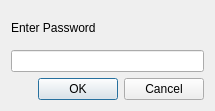
<?xml version="1.0" encoding="UTF-8"?>
<ui version="4.0">
 <class>PasswordInput</class>
 <widget class="QDialog" name="PasswordInput">
  <property name="geometry">
   <rect>
    <x>0</x>
    <y>0</y>
    <width>215</width>
    <height>111</height>
   </rect>
  </property>
  <property name="windowTitle">
   <string>Password</string>
  </property>
  <layout class="QVBoxLayout" name="verticalLayout">
   <item>
    <widget class="QLabel" name="label">
     <property name="text">
      <string>Enter Password</string>
     </property>
    </widget>
   </item>
   <item>
    <widget class="QLineEdit" name="passwordLineEdit">
     <property name="echoMode">
      <enum>QLineEdit::EchoMode::Password</enum>
     </property>
    </widget>
   </item>
   <item>
    <widget class="QDialogButtonBox" name="buttonBox">
     <property name="standardButtons">
      <set>QDialogButtonBox::StandardButton::Cancel|QDialogButtonBox::StandardButton::Ok</set>
     </property>
    </widget>
   </item>
  </layout>
 </widget>
 <resources/>
 <connections>
  <connection>
   <sender>buttonBox</sender>
   <signal>accepted()</signal>
   <receiver>Password</receiver>
   <slot>accept()</slot>
   <hints>
    <hint type="sourcelabel">
     <x>20</x>
     <y>20</y>
    </hint>
    <hint type="destinationlabel">
     <x>20</x>
     <y>20</y>
    </hint>
   </hints>
  </connection>
  <connection>
   <sender>buttonBox</sender>
   <signal>rejected()</signal>
   <receiver>Password</receiver>
   <slot>reject()</slot>
   <hints>
    <hint type="sourcelabel">
     <x>20</x>
     <y>20</y>
    </hint>
    <hint type="destinationlabel">
     <x>20</x>
     <y>20</y>
    </hint>
   </hints>
  </connection>
 </connections>
</ui>
